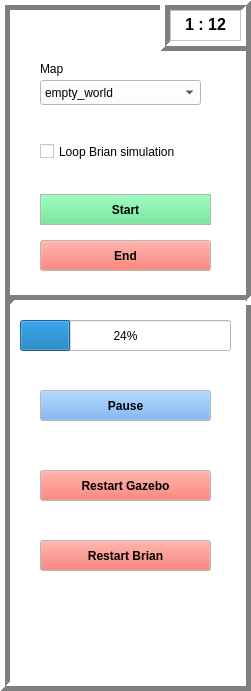
  <widget class="QFrame" name="frame">
   <property name="geometry">
    <rect>
     <x>1000</x>
     <y>10</y>
     <width>251</width>
     <height>691</height>
    </rect>
   </property>
   <property name="palette">
    <palette>
     <active>
      <colorrole role="WindowText">
       <brush brushstyle="SolidPattern">
        <color alpha="255">
         <red>0</red>
         <green>0</green>
         <blue>0</blue>
        </color>
       </brush>
      </colorrole>
      <colorrole role="Button">
       <brush brushstyle="SolidPattern">
        <color alpha="255">
         <red>255</red>
         <green>255</green>
         <blue>255</blue>
        </color>
       </brush>
      </colorrole>
      <colorrole role="Light">
       <brush brushstyle="SolidPattern">
        <color alpha="255">
         <red>255</red>
         <green>255</green>
         <blue>255</blue>
        </color>
       </brush>
      </colorrole>
      <colorrole role="Midlight">
       <brush brushstyle="SolidPattern">
        <color alpha="255">
         <red>255</red>
         <green>255</green>
         <blue>255</blue>
        </color>
       </brush>
      </colorrole>
      <colorrole role="Dark">
       <brush brushstyle="SolidPattern">
        <color alpha="255">
         <red>127</red>
         <green>127</green>
         <blue>127</blue>
        </color>
       </brush>
      </colorrole>
      <colorrole role="Mid">
       <brush brushstyle="SolidPattern">
        <color alpha="255">
         <red>170</red>
         <green>170</green>
         <blue>170</blue>
        </color>
       </brush>
      </colorrole>
      <colorrole role="Text">
       <brush brushstyle="SolidPattern">
        <color alpha="255">
         <red>0</red>
         <green>0</green>
         <blue>0</blue>
        </color>
       </brush>
      </colorrole>
      <colorrole role="BrightText">
       <brush brushstyle="SolidPattern">
        <color alpha="255">
         <red>255</red>
         <green>255</green>
         <blue>255</blue>
        </color>
       </brush>
      </colorrole>
      <colorrole role="ButtonText">
       <brush brushstyle="SolidPattern">
        <color alpha="255">
         <red>0</red>
         <green>0</green>
         <blue>0</blue>
        </color>
       </brush>
      </colorrole>
      <colorrole role="Base">
       <brush brushstyle="SolidPattern">
        <color alpha="255">
         <red>255</red>
         <green>255</green>
         <blue>255</blue>
        </color>
       </brush>
      </colorrole>
      <colorrole role="Window">
       <brush brushstyle="SolidPattern">
        <color alpha="255">
         <red>255</red>
         <green>255</green>
         <blue>255</blue>
        </color>
       </brush>
      </colorrole>
      <colorrole role="Shadow">
       <brush brushstyle="SolidPattern">
        <color alpha="255">
         <red>0</red>
         <green>0</green>
         <blue>0</blue>
        </color>
       </brush>
      </colorrole>
      <colorrole role="AlternateBase">
       <brush brushstyle="SolidPattern">
        <color alpha="255">
         <red>255</red>
         <green>255</green>
         <blue>255</blue>
        </color>
       </brush>
      </colorrole>
      <colorrole role="ToolTipBase">
       <brush brushstyle="SolidPattern">
        <color alpha="255">
         <red>255</red>
         <green>255</green>
         <blue>220</blue>
        </color>
       </brush>
      </colorrole>
      <colorrole role="ToolTipText">
       <brush brushstyle="SolidPattern">
        <color alpha="255">
         <red>0</red>
         <green>0</green>
         <blue>0</blue>
        </color>
       </brush>
      </colorrole>
      <colorrole role="PlaceholderText">
       <brush brushstyle="SolidPattern">
        <color alpha="128">
         <red>0</red>
         <green>0</green>
         <blue>0</blue>
        </color>
       </brush>
      </colorrole>
     </active>
     <inactive>
      <colorrole role="WindowText">
       <brush brushstyle="SolidPattern">
        <color alpha="255">
         <red>0</red>
         <green>0</green>
         <blue>0</blue>
        </color>
       </brush>
      </colorrole>
      <colorrole role="Button">
       <brush brushstyle="SolidPattern">
        <color alpha="255">
         <red>255</red>
         <green>255</green>
         <blue>255</blue>
        </color>
       </brush>
      </colorrole>
      <colorrole role="Light">
       <brush brushstyle="SolidPattern">
        <color alpha="255">
         <red>255</red>
         <green>255</green>
         <blue>255</blue>
        </color>
       </brush>
      </colorrole>
      <colorrole role="Midlight">
       <brush brushstyle="SolidPattern">
        <color alpha="255">
         <red>255</red>
         <green>255</green>
         <blue>255</blue>
        </color>
       </brush>
      </colorrole>
      <colorrole role="Dark">
       <brush brushstyle="SolidPattern">
        <color alpha="255">
         <red>127</red>
         <green>127</green>
         <blue>127</blue>
        </color>
       </brush>
      </colorrole>
      <colorrole role="Mid">
       <brush brushstyle="SolidPattern">
        <color alpha="255">
         <red>170</red>
         <green>170</green>
         <blue>170</blue>
        </color>
       </brush>
      </colorrole>
      <colorrole role="Text">
       <brush brushstyle="SolidPattern">
        <color alpha="255">
         <red>0</red>
         <green>0</green>
         <blue>0</blue>
        </color>
       </brush>
      </colorrole>
      <colorrole role="BrightText">
       <brush brushstyle="SolidPattern">
        <color alpha="255">
         <red>255</red>
         <green>255</green>
         <blue>255</blue>
        </color>
       </brush>
      </colorrole>
      <colorrole role="ButtonText">
       <brush brushstyle="SolidPattern">
        <color alpha="255">
         <red>0</red>
         <green>0</green>
         <blue>0</blue>
        </color>
       </brush>
      </colorrole>
      <colorrole role="Base">
       <brush brushstyle="SolidPattern">
        <color alpha="255">
         <red>255</red>
         <green>255</green>
         <blue>255</blue>
        </color>
       </brush>
      </colorrole>
      <colorrole role="Window">
       <brush brushstyle="SolidPattern">
        <color alpha="255">
         <red>255</red>
         <green>255</green>
         <blue>255</blue>
        </color>
       </brush>
      </colorrole>
      <colorrole role="Shadow">
       <brush brushstyle="SolidPattern">
        <color alpha="255">
         <red>0</red>
         <green>0</green>
         <blue>0</blue>
        </color>
       </brush>
      </colorrole>
      <colorrole role="AlternateBase">
       <brush brushstyle="SolidPattern">
        <color alpha="255">
         <red>255</red>
         <green>255</green>
         <blue>255</blue>
        </color>
       </brush>
      </colorrole>
      <colorrole role="ToolTipBase">
       <brush brushstyle="SolidPattern">
        <color alpha="255">
         <red>255</red>
         <green>255</green>
         <blue>220</blue>
        </color>
       </brush>
      </colorrole>
      <colorrole role="ToolTipText">
       <brush brushstyle="SolidPattern">
        <color alpha="255">
         <red>0</red>
         <green>0</green>
         <blue>0</blue>
        </color>
       </brush>
      </colorrole>
      <colorrole role="PlaceholderText">
       <brush brushstyle="SolidPattern">
        <color alpha="128">
         <red>0</red>
         <green>0</green>
         <blue>0</blue>
        </color>
       </brush>
      </colorrole>
     </inactive>
     <disabled>
      <colorrole role="WindowText">
       <brush brushstyle="SolidPattern">
        <color alpha="255">
         <red>127</red>
         <green>127</green>
         <blue>127</blue>
        </color>
       </brush>
      </colorrole>
      <colorrole role="Button">
       <brush brushstyle="SolidPattern">
        <color alpha="255">
         <red>255</red>
         <green>255</green>
         <blue>255</blue>
        </color>
       </brush>
      </colorrole>
      <colorrole role="Light">
       <brush brushstyle="SolidPattern">
        <color alpha="255">
         <red>255</red>
         <green>255</green>
         <blue>255</blue>
        </color>
       </brush>
      </colorrole>
      <colorrole role="Midlight">
       <brush brushstyle="SolidPattern">
        <color alpha="255">
         <red>255</red>
         <green>255</green>
         <blue>255</blue>
        </color>
       </brush>
      </colorrole>
      <colorrole role="Dark">
       <brush brushstyle="SolidPattern">
        <color alpha="255">
         <red>127</red>
         <green>127</green>
         <blue>127</blue>
        </color>
       </brush>
      </colorrole>
      <colorrole role="Mid">
       <brush brushstyle="SolidPattern">
        <color alpha="255">
         <red>170</red>
         <green>170</green>
         <blue>170</blue>
        </color>
       </brush>
      </colorrole>
      <colorrole role="Text">
       <brush brushstyle="SolidPattern">
        <color alpha="255">
         <red>127</red>
         <green>127</green>
         <blue>127</blue>
        </color>
       </brush>
      </colorrole>
      <colorrole role="BrightText">
       <brush brushstyle="SolidPattern">
        <color alpha="255">
         <red>255</red>
         <green>255</green>
         <blue>255</blue>
        </color>
       </brush>
      </colorrole>
      <colorrole role="ButtonText">
       <brush brushstyle="SolidPattern">
        <color alpha="255">
         <red>127</red>
         <green>127</green>
         <blue>127</blue>
        </color>
       </brush>
      </colorrole>
      <colorrole role="Base">
       <brush brushstyle="SolidPattern">
        <color alpha="255">
         <red>255</red>
         <green>255</green>
         <blue>255</blue>
        </color>
       </brush>
      </colorrole>
      <colorrole role="Window">
       <brush brushstyle="SolidPattern">
        <color alpha="255">
         <red>255</red>
         <green>255</green>
         <blue>255</blue>
        </color>
       </brush>
      </colorrole>
      <colorrole role="Shadow">
       <brush brushstyle="SolidPattern">
        <color alpha="255">
         <red>0</red>
         <green>0</green>
         <blue>0</blue>
        </color>
       </brush>
      </colorrole>
      <colorrole role="AlternateBase">
       <brush brushstyle="SolidPattern">
        <color alpha="255">
         <red>255</red>
         <green>255</green>
         <blue>255</blue>
        </color>
       </brush>
      </colorrole>
      <colorrole role="ToolTipBase">
       <brush brushstyle="SolidPattern">
        <color alpha="255">
         <red>255</red>
         <green>255</green>
         <blue>220</blue>
        </color>
       </brush>
      </colorrole>
      <colorrole role="ToolTipText">
       <brush brushstyle="SolidPattern">
        <color alpha="255">
         <red>0</red>
         <green>0</green>
         <blue>0</blue>
        </color>
       </brush>
      </colorrole>
      <colorrole role="PlaceholderText">
       <brush brushstyle="SolidPattern">
        <color alpha="128">
         <red>0</red>
         <green>0</green>
         <blue>0</blue>
        </color>
       </brush>
      </colorrole>
     </disabled>
    </palette>
   </property>
   <property name="frameShape">
    <enum>QFrame::Box</enum>
   </property>
   <property name="frameShadow">
    <enum>QFrame::Raised</enum>
   </property>
   <property name="lineWidth">
    <number>5</number>
   </property>
   <widget class="Line" name="line">
    <property name="geometry">
     <rect>
      <x>10</x>
      <y>290</y>
      <width>241</width>
      <height>20</height>
     </rect>
    </property>
    <property name="lineWidth">
     <number>5</number>
    </property>
    <property name="orientation">
     <enum>Qt::Horizontal</enum>
    </property>
   </widget>
   <widget class="QPushButton" name="Start_Button">
    <property name="geometry">
     <rect>
      <x>40</x>
      <y>194</y>
      <width>171</width>
      <height>31</height>
     </rect>
    </property>
    <property name="palette">
     <palette>
      <active>
       <colorrole role="Button">
        <brush brushstyle="SolidPattern">
         <color alpha="255">
          <red>87</red>
          <green>227</green>
          <blue>137</blue>
         </color>
        </brush>
       </colorrole>
      </active>
      <inactive>
       <colorrole role="Button">
        <brush brushstyle="SolidPattern">
         <color alpha="255">
          <red>87</red>
          <green>227</green>
          <blue>137</blue>
         </color>
        </brush>
       </colorrole>
      </inactive>
      <disabled>
       <colorrole role="Button">
        <brush brushstyle="SolidPattern">
         <color alpha="255">
          <red>87</red>
          <green>227</green>
          <blue>137</blue>
         </color>
        </brush>
       </colorrole>
      </disabled>
     </palette>
    </property>
    <property name="font">
     <font>
      <weight>75</weight>
      <bold>true</bold>
      <strikeout>false</strikeout>
     </font>
    </property>
    <property name="cursor">
     <cursorShape>PointingHandCursor</cursorShape>
    </property>
    <property name="autoFillBackground">
     <bool>true</bool>
    </property>
    <property name="text">
     <string>Start</string>
    </property>
    <property name="autoRepeatDelay">
     <number>300</number>
    </property>
   </widget>
   <widget class="QPushButton" name="End_Button">
    <property name="geometry">
     <rect>
      <x>40</x>
      <y>240</y>
      <width>171</width>
      <height>31</height>
     </rect>
    </property>
    <property name="palette">
     <palette>
      <active>
       <colorrole role="Button">
        <brush brushstyle="SolidPattern">
         <color alpha="255">
          <red>246</red>
          <green>97</green>
          <blue>81</blue>
         </color>
        </brush>
       </colorrole>
      </active>
      <inactive>
       <colorrole role="Button">
        <brush brushstyle="SolidPattern">
         <color alpha="255">
          <red>246</red>
          <green>97</green>
          <blue>81</blue>
         </color>
        </brush>
       </colorrole>
      </inactive>
      <disabled>
       <colorrole role="Button">
        <brush brushstyle="SolidPattern">
         <color alpha="255">
          <red>246</red>
          <green>97</green>
          <blue>81</blue>
         </color>
        </brush>
       </colorrole>
      </disabled>
     </palette>
    </property>
    <property name="font">
     <font>
      <weight>75</weight>
      <bold>true</bold>
     </font>
    </property>
    <property name="cursor">
     <cursorShape>PointingHandCursor</cursorShape>
    </property>
    <property name="text">
     <string>End</string>
    </property>
   </widget>
   <widget class="QComboBox" name="map_box">
    <property name="geometry">
     <rect>
      <x>40</x>
      <y>80</y>
      <width>161</width>
      <height>25</height>
     </rect>
    </property>
    <item>
     <property name="text">
      <string>empty_world</string>
     </property>
    </item>
    <item>
     <property name="text">
      <string>house</string>
     </property>
    </item>
   </widget>
   <widget class="QProgressBar" name="progressBar">
    <property name="geometry">
     <rect>
      <x>20</x>
      <y>320</y>
      <width>211</width>
      <height>31</height>
     </rect>
    </property>
    <property name="value">
     <number>24</number>
    </property>
   </widget>
   <widget class="QCheckBox" name="loop_button">
    <property name="geometry">
     <rect>
      <x>40</x>
      <y>140</y>
      <width>181</width>
      <height>23</height>
     </rect>
    </property>
    <property name="text">
     <string>Loop Brian simulation</string>
    </property>
   </widget>
   <widget class="QLabel" name="map_label">
    <property name="geometry">
     <rect>
      <x>40</x>
      <y>60</y>
      <width>67</width>
      <height>17</height>
     </rect>
    </property>
    <property name="text">
     <string>Map</string>
    </property>
    <property name="buddy">
     <cstring>map_box</cstring>
    </property>
   </widget>
   <widget class="QFrame" name="frame_2">
    <property name="geometry">
     <rect>
      <x>160</x>
      <y>0</y>
      <width>91</width>
      <height>51</height>
     </rect>
    </property>
    <property name="frameShape">
     <enum>QFrame::Box</enum>
    </property>
    <property name="frameShadow">
     <enum>QFrame::Raised</enum>
    </property>
    <property name="lineWidth">
     <number>5</number>
    </property>
    <widget class="QTextBrowser" name="textBrowser_2">
     <property name="geometry">
      <rect>
       <x>10</x>
       <y>10</y>
       <width>71</width>
       <height>31</height>
      </rect>
     </property>
     <property name="html">
      <string>&lt;!DOCTYPE HTML PUBLIC &quot;-//W3C//DTD HTML 4.0//EN&quot; &quot;http://www.w3.org/TR/REC-html40/strict.dtd&quot;&gt;
&lt;html&gt;&lt;head&gt;&lt;meta name=&quot;qrichtext&quot; content=&quot;1&quot; /&gt;&lt;style type=&quot;text/css&quot;&gt;
p, li { white-space: pre-wrap; }
&lt;/style&gt;&lt;/head&gt;&lt;body style=&quot; font-family:'Ubuntu'; font-size:11pt; font-weight:400; font-style:normal;&quot;&gt;
&lt;p align=&quot;center&quot; style=&quot; margin-top:0px; margin-bottom:0px; margin-left:0px; margin-right:0px; -qt-block-indent:0; text-indent:0px;&quot;&gt;&lt;span style=&quot; font-size:12pt; font-weight:600;&quot;&gt;1 : 12&lt;/span&gt;&lt;/p&gt;&lt;/body&gt;&lt;/html&gt;</string>
     </property>
    </widget>
   </widget>
   <widget class="QPushButton" name="End_Button_2">
    <property name="geometry">
     <rect>
      <x>40</x>
      <y>390</y>
      <width>171</width>
      <height>31</height>
     </rect>
    </property>
    <property name="palette">
     <palette>
      <active>
       <colorrole role="Button">
        <brush brushstyle="SolidPattern">
         <color alpha="255">
          <red>98</red>
          <green>160</green>
          <blue>234</blue>
         </color>
        </brush>
       </colorrole>
      </active>
      <inactive>
       <colorrole role="Button">
        <brush brushstyle="SolidPattern">
         <color alpha="255">
          <red>98</red>
          <green>160</green>
          <blue>234</blue>
         </color>
        </brush>
       </colorrole>
      </inactive>
      <disabled>
       <colorrole role="Button">
        <brush brushstyle="SolidPattern">
         <color alpha="255">
          <red>98</red>
          <green>160</green>
          <blue>234</blue>
         </color>
        </brush>
       </colorrole>
      </disabled>
     </palette>
    </property>
    <property name="font">
     <font>
      <weight>75</weight>
      <bold>true</bold>
     </font>
    </property>
    <property name="cursor">
     <cursorShape>PointingHandCursor</cursorShape>
    </property>
    <property name="text">
     <string>Pause</string>
    </property>
   </widget>
   <widget class="QPushButton" name="End_Button_3">
    <property name="geometry">
     <rect>
      <x>40</x>
      <y>470</y>
      <width>171</width>
      <height>31</height>
     </rect>
    </property>
    <property name="palette">
     <palette>
      <active>
       <colorrole role="Button">
        <brush brushstyle="SolidPattern">
         <color alpha="255">
          <red>246</red>
          <green>97</green>
          <blue>81</blue>
         </color>
        </brush>
       </colorrole>
      </active>
      <inactive>
       <colorrole role="Button">
        <brush brushstyle="SolidPattern">
         <color alpha="255">
          <red>246</red>
          <green>97</green>
          <blue>81</blue>
         </color>
        </brush>
       </colorrole>
      </inactive>
      <disabled>
       <colorrole role="Button">
        <brush brushstyle="SolidPattern">
         <color alpha="255">
          <red>246</red>
          <green>97</green>
          <blue>81</blue>
         </color>
        </brush>
       </colorrole>
      </disabled>
     </palette>
    </property>
    <property name="font">
     <font>
      <weight>75</weight>
      <bold>true</bold>
     </font>
    </property>
    <property name="cursor">
     <cursorShape>PointingHandCursor</cursorShape>
    </property>
    <property name="text">
     <string>Restart Gazebo</string>
    </property>
   </widget>
   <widget class="QPushButton" name="End_Button_4">
    <property name="geometry">
     <rect>
      <x>40</x>
      <y>540</y>
      <width>171</width>
      <height>31</height>
     </rect>
    </property>
    <property name="palette">
     <palette>
      <active>
       <colorrole role="Button">
        <brush brushstyle="SolidPattern">
         <color alpha="255">
          <red>246</red>
          <green>97</green>
          <blue>81</blue>
         </color>
        </brush>
       </colorrole>
      </active>
      <inactive>
       <colorrole role="Button">
        <brush brushstyle="SolidPattern">
         <color alpha="255">
          <red>246</red>
          <green>97</green>
          <blue>81</blue>
         </color>
        </brush>
       </colorrole>
      </inactive>
      <disabled>
       <colorrole role="Button">
        <brush brushstyle="SolidPattern">
         <color alpha="255">
          <red>246</red>
          <green>97</green>
          <blue>81</blue>
         </color>
        </brush>
       </colorrole>
      </disabled>
     </palette>
    </property>
    <property name="font">
     <font>
      <weight>75</weight>
      <bold>true</bold>
     </font>
    </property>
    <property name="cursor">
     <cursorShape>PointingHandCursor</cursorShape>
    </property>
    <property name="text">
     <string>Restart Brian</string>
    </property>
   </widget>
  </widget>
